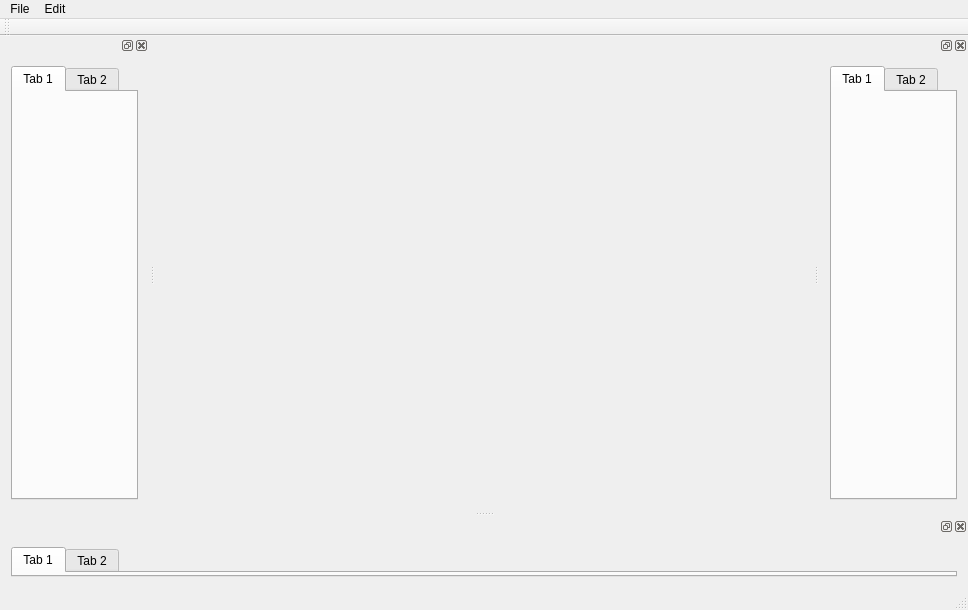
<?xml version="1.0" encoding="UTF-8"?>
<ui version="4.0">
 <class>MainWindow</class>
 <widget class="QMainWindow" name="MainWindow">
  <property name="geometry">
   <rect>
    <x>0</x>
    <y>0</y>
    <width>968</width>
    <height>610</height>
   </rect>
  </property>
  <property name="windowTitle">
   <string>MainWindow</string>
  </property>
  <widget class="QWidget" name="centralWidget">
   <layout class="QGridLayout" name="gridLayout">
    <item row="0" column="0">
     <widget class="QWidget" name="widget_Graphics" native="true"/>
    </item>
   </layout>
  </widget>
  <widget class="QMenuBar" name="menuBar">
   <property name="geometry">
    <rect>
     <x>0</x>
     <y>0</y>
     <width>968</width>
     <height>21</height>
    </rect>
   </property>
   <widget class="QMenu" name="menuFile">
    <property name="title">
     <string>File</string>
    </property>
    <addaction name="actionNew_TestFlow"/>
    <addaction name="actionOpen_TestFlow"/>
    <addaction name="actionSave"/>
    <addaction name="actionClose"/>
    <addaction name="actionExit"/>
   </widget>
   <widget class="QMenu" name="menuEdit">
    <property name="title">
     <string>Edit</string>
    </property>
    <addaction name="actionCopy"/>
    <addaction name="actionPaste"/>
   </widget>
   <addaction name="menuFile"/>
   <addaction name="menuEdit"/>
  </widget>
  <widget class="QToolBar" name="mainToolBar">
   <attribute name="toolBarArea">
    <enum>TopToolBarArea</enum>
   </attribute>
   <attribute name="toolBarBreak">
    <bool>false</bool>
   </attribute>
  </widget>
  <widget class="QStatusBar" name="statusBar"/>
  <widget class="QDockWidget" name="dockWidget_2">
   <attribute name="dockWidgetArea">
    <number>8</number>
   </attribute>
   <widget class="QWidget" name="dockWidgetContents_8">
    <layout class="QHBoxLayout" name="horizontalLayout_3">
     <item>
      <widget class="QTabWidget" name="tabWidget_3">
       <widget class="QWidget" name="tab_7">
        <attribute name="title">
         <string>Tab 1</string>
        </attribute>
       </widget>
       <widget class="QWidget" name="tab_8">
        <attribute name="title">
         <string>Tab 2</string>
        </attribute>
       </widget>
      </widget>
     </item>
    </layout>
   </widget>
  </widget>
  <widget class="QDockWidget" name="dockWidget_3">
   <attribute name="dockWidgetArea">
    <number>1</number>
   </attribute>
   <widget class="QWidget" name="dockWidgetContents_9">
    <layout class="QHBoxLayout" name="horizontalLayout">
     <item>
      <widget class="QTabWidget" name="tabWidget">
       <widget class="QWidget" name="tab_3">
        <attribute name="title">
         <string>Tab 1</string>
        </attribute>
       </widget>
       <widget class="QWidget" name="tab_4">
        <attribute name="title">
         <string>Tab 2</string>
        </attribute>
       </widget>
      </widget>
     </item>
    </layout>
   </widget>
  </widget>
  <widget class="QDockWidget" name="dockWidget_4">
   <attribute name="dockWidgetArea">
    <number>2</number>
   </attribute>
   <widget class="QWidget" name="dockWidgetContents_10">
    <layout class="QHBoxLayout" name="horizontalLayout_2">
     <item>
      <widget class="QTabWidget" name="tabWidget_2">
       <widget class="QWidget" name="tab_5">
        <attribute name="title">
         <string>Tab 1</string>
        </attribute>
       </widget>
       <widget class="QWidget" name="tab_6">
        <attribute name="title">
         <string>Tab 2</string>
        </attribute>
       </widget>
      </widget>
     </item>
    </layout>
   </widget>
  </widget>
  <action name="actionNew_TestFlow">
   <property name="text">
    <string>New TestFlow</string>
   </property>
  </action>
  <action name="actionOpen_TestFlow">
   <property name="text">
    <string>Open TestFlow</string>
   </property>
  </action>
  <action name="actionSave">
   <property name="text">
    <string>Save</string>
   </property>
  </action>
  <action name="actionClose">
   <property name="text">
    <string>Close</string>
   </property>
  </action>
  <action name="actionExit">
   <property name="text">
    <string>Exit</string>
   </property>
  </action>
  <action name="actionCopy">
   <property name="text">
    <string>Copy</string>
   </property>
  </action>
  <action name="actionPaste">
   <property name="text">
    <string>Paste</string>
   </property>
  </action>
 </widget>
 <layoutdefault spacing="6" margin="11"/>
 <resources/>
 <connections/>
</ui>
